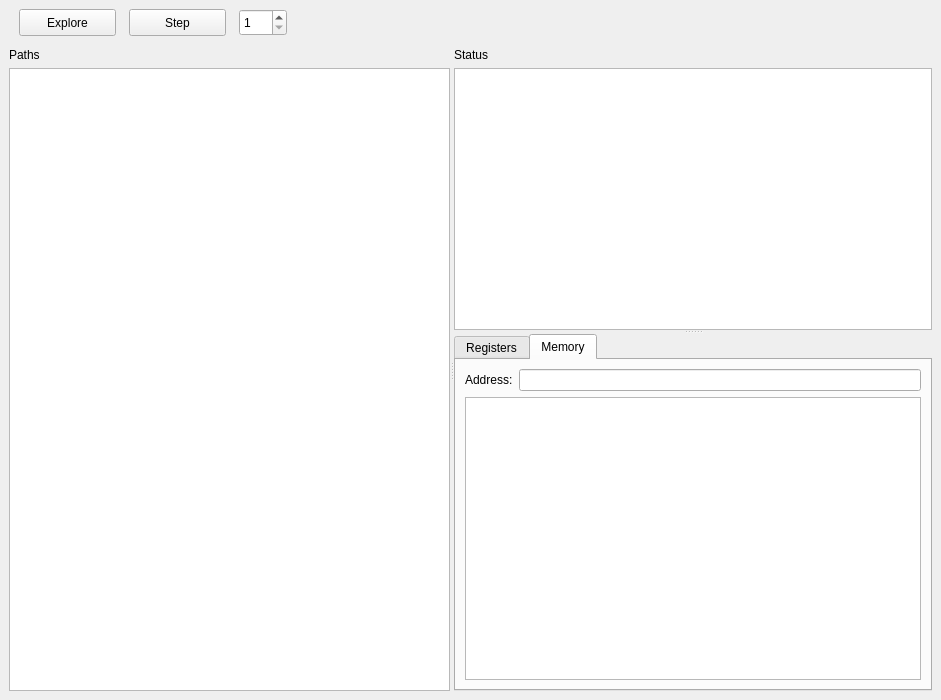
<?xml version="1.0" encoding="UTF-8"?>
<ui version="4.0">
 <class>MainWindow</class>
 <widget class="QMainWindow" name="MainWindow">
  <property name="geometry">
   <rect>
    <x>0</x>
    <y>0</y>
    <width>941</width>
    <height>700</height>
   </rect>
  </property>
  <property name="windowTitle">
   <string>MainWindow</string>
  </property>
  <widget class="QWidget" name="centralwidget">
   <layout class="QGridLayout" name="gridLayout_3">
    <item row="0" column="0">
     <widget class="QWidget" name="widget" native="true">
      <property name="maximumSize">
       <size>
        <width>16777215</width>
        <height>33</height>
       </size>
      </property>
      <widget class="QPushButton" name="exploreBtn">
       <property name="geometry">
        <rect>
         <x>10</x>
         <y>0</y>
         <width>97</width>
         <height>27</height>
        </rect>
       </property>
       <property name="text">
        <string>Explore</string>
       </property>
      </widget>
      <widget class="QPushButton" name="StepBtn">
       <property name="geometry">
        <rect>
         <x>120</x>
         <y>0</y>
         <width>97</width>
         <height>27</height>
        </rect>
       </property>
       <property name="text">
        <string>Step</string>
       </property>
      </widget>
      <widget class="QSpinBox" name="stepBox">
       <property name="geometry">
        <rect>
         <x>230</x>
         <y>0</y>
         <width>48</width>
         <height>27</height>
        </rect>
       </property>
       <property name="minimum">
        <number>1</number>
       </property>
       <property name="maximum">
        <number>100000</number>
       </property>
      </widget>
     </widget>
    </item>
    <item row="1" column="0">
     <widget class="QSplitter" name="splitter_2">
      <property name="orientation">
       <enum>Qt::Horizontal</enum>
      </property>
      <widget class="QWidget" name="">
       <layout class="QGridLayout" name="gridLayout">
        <item row="0" column="0">
         <widget class="QLabel" name="label_2">
          <property name="text">
           <string>Paths</string>
          </property>
         </widget>
        </item>
        <item row="1" column="0">
         <widget class="QTreeView" name="pathsView"/>
        </item>
       </layout>
      </widget>
      <widget class="QSplitter" name="splitter">
       <property name="orientation">
        <enum>Qt::Vertical</enum>
       </property>
       <widget class="QWidget" name="">
        <layout class="QGridLayout" name="gridLayout_2">
         <item row="0" column="0">
          <widget class="QLabel" name="label_3">
           <property name="text">
            <string>Status</string>
           </property>
          </widget>
         </item>
         <item row="1" column="0">
          <widget class="QTextBrowser" name="disasmBrowser"/>
         </item>
        </layout>
       </widget>
       <widget class="QTabWidget" name="tabWidget">
        <property name="currentIndex">
         <number>1</number>
        </property>
        <property name="documentMode">
         <bool>false</bool>
        </property>
        <widget class="QWidget" name="regsTab">
         <attribute name="title">
          <string>Registers</string>
         </attribute>
         <layout class="QGridLayout" name="gridLayout_6">
          <item row="0" column="0">
           <widget class="QTextBrowser" name="regsBrowser"/>
          </item>
         </layout>
        </widget>
        <widget class="QWidget" name="memTab">
         <attribute name="title">
          <string>Memory</string>
         </attribute>
         <layout class="QGridLayout" name="gridLayout_5">
          <item row="0" column="0">
           <layout class="QGridLayout" name="gridLayout_4">
            <item row="0" column="0">
             <widget class="QLabel" name="label">
              <property name="text">
               <string>Address:</string>
              </property>
             </widget>
            </item>
            <item row="0" column="1">
             <widget class="QLineEdit" name="addrBox"/>
            </item>
           </layout>
          </item>
          <item row="1" column="0">
           <widget class="QTextBrowser" name="memBrowser"/>
          </item>
         </layout>
        </widget>
       </widget>
      </widget>
     </widget>
    </item>
   </layout>
  </widget>
 </widget>
 <resources/>
 <connections/>
</ui>
